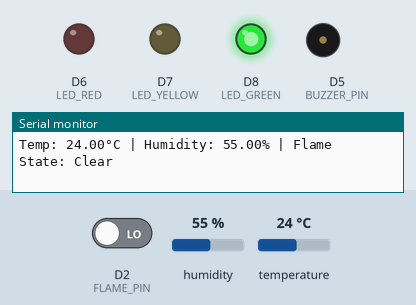
Recording of a sketch running on a simulated ESP8266 (NodeMCU). Shown: output pins drawn as LEDs (lit = HIGH), buzzer (waves = sounding, pin HIGH), the last lines printed to the serial monitor. The inputs (shaded band) are chosen by the test bench; at power-on: D2 (FLAME_PIN) LOW, temperature 24 °C, humidity 55 %.

Above: at 2.8 s.
2.9 s: D2 (FLAME_PIN) driven HIGH
At 4.17 s:
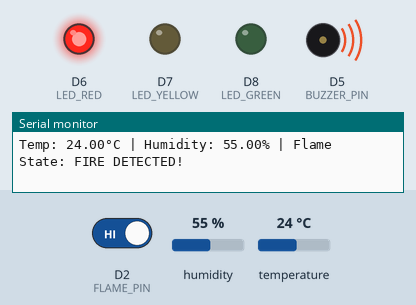
6.4 s: D2 (FLAME_PIN) driven LOW
At 7.9 s:
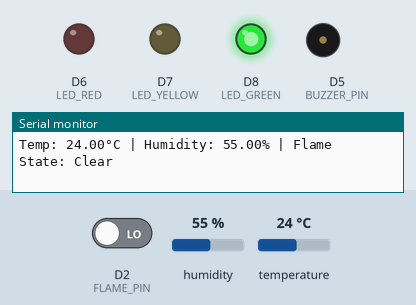
9.1 s: temperature set to 34 °C
11.8 s: temperature set to 37 °C
At 13.9 s:
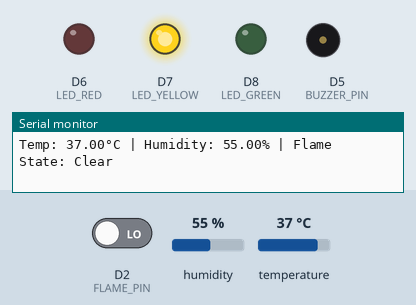
14.5 s: temperature set to 12 °C
At 15.1 s:
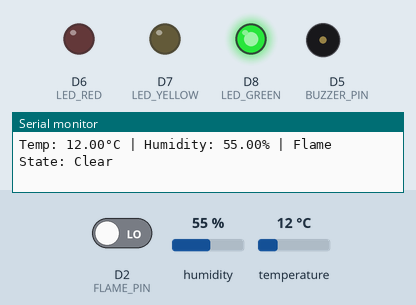
Timing chart, 0 to 17.5 s (numbered marks = the images above; inputs shaded):
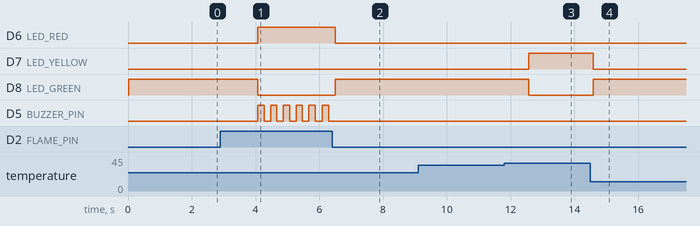

The sketch:

sc.ino
```cpp
#include <DHT.h>

// --- Pin Definitions ---
#define DHTPIN D1          // DHT22 Data pin
#define DHTTYPE DHT11      // Specify sensor type
DHT dht(DHTPIN, DHTTYPE);

#define FLAME_PIN D2       // Flame sensor digital output
#define BUZZER_PIN D5      // Buzzer positive pin
#define LED_RED D6         // Fire detected
#define LED_YELLOW D7      // High temperature warning
#define LED_GREEN D8       // Safe status

// --- Thresholds ---
const float TEMP_WARNING = 35.0; // Temperature in Celsius to trigger warning

void setup() {
  Serial.begin(115200);
  Serial.println("System Initializing...");

  dht.begin();

  // Set pin modes
  pinMode(FLAME_PIN, INPUT);
  pinMode(BUZZER_PIN, OUTPUT);
  pinMode(LED_RED, OUTPUT);
  pinMode(LED_YELLOW, OUTPUT);
  pinMode(LED_GREEN, OUTPUT);

  // Start with all alarms off
  turnOffAlarms();
}

void loop() {
  // 1. Read the sensors
  // Note: Most flame sensors return HIGH when fire is detected (Active LOW)
  int flameState = digitalRead(FLAME_PIN);
  float temperature = dht.readTemperature();
  float humidity = dht.readHumidity();

  // Check if DHT read failed
  if (isnan(temperature) || isnan(humidity)) {
    Serial.println("Failed to read from DHT sensor!");
    delay(2000);
    return;
  }

  // Print data to Serial Monitor for debugging
  Serial.print("Temp: ");
  Serial.print(temperature);
  Serial.print("°C | Humidity: ");
  Serial.print(humidity);
  Serial.print("% | Flame State: ");
  Serial.println(flameState == HIGH ? "FIRE DETECTED!" : "Clear");

  // 2. Logic & Alerts
  if (flameState == HIGH) {
    // CRITICAL ALERT: Fire detected
    digitalWrite(LED_RED, HIGH);
    digitalWrite(LED_YELLOW, LOW);
    digitalWrite(LED_GREEN, LOW);

    // Pulse the buzzer
    digitalWrite(BUZZER_PIN, HIGH);
    delay(200);
    digitalWrite(BUZZER_PIN, LOW);
    delay(200);

  } else if (temperature > TEMP_WARNING) {
    // WARNING ALERT: High temperature
    digitalWrite(LED_RED, LOW);
    digitalWrite(LED_YELLOW, HIGH);
    digitalWrite(LED_GREEN, LOW);
    digitalWrite(BUZZER_PIN, LOW); // Buzzer off
    delay(1000); // Wait a second before checking again

  } else {
    // NORMAL STATUS: All clear
    digitalWrite(LED_RED, LOW);
    digitalWrite(LED_YELLOW, LOW);
    digitalWrite(LED_GREEN, HIGH);
    digitalWrite(BUZZER_PIN, LOW);
    delay(2000); // Read sensor every 2 seconds
  }
}

// Helper function to ensure everything is off at startup
void turnOffAlarms() {
  digitalWrite(LED_RED, LOW);
  digitalWrite(LED_YELLOW, LOW);
  digitalWrite(LED_GREEN, LOW);
  digitalWrite(BUZZER_PIN, LOW);
}
```

Measured:
- the behaviour switches between 35 and 36 °C on temperature (found by bisection; images 2 and 3)
- after the input at 2.9 s, D6 (LED_RED): LOW → HIGH after 1.2 s; D8 (LED_GREEN): HIGH → LOW after 1.2 s; D5 (BUZZER_PIN): alternates HIGH for 0.20 s and LOW for 0.20 s, starting after 1.2 s
- after the input at 6.4 s, D6 (LED_RED): HIGH → LOW after 0.10 s; D8 (LED_GREEN): LOW → HIGH after 0.10 s; D5 (BUZZER_PIN): stops changing and stays LOW
- after the input at 11.8 s, D7 (LED_YELLOW): LOW → HIGH after 0.77 s; D8 (LED_GREEN): HIGH → LOW after 0.77 s
- after the input at 14.5 s, D7 (LED_YELLOW): HIGH → LOW after 0.09 s; D8 (LED_GREEN): LOW → HIGH after 0.09 s
